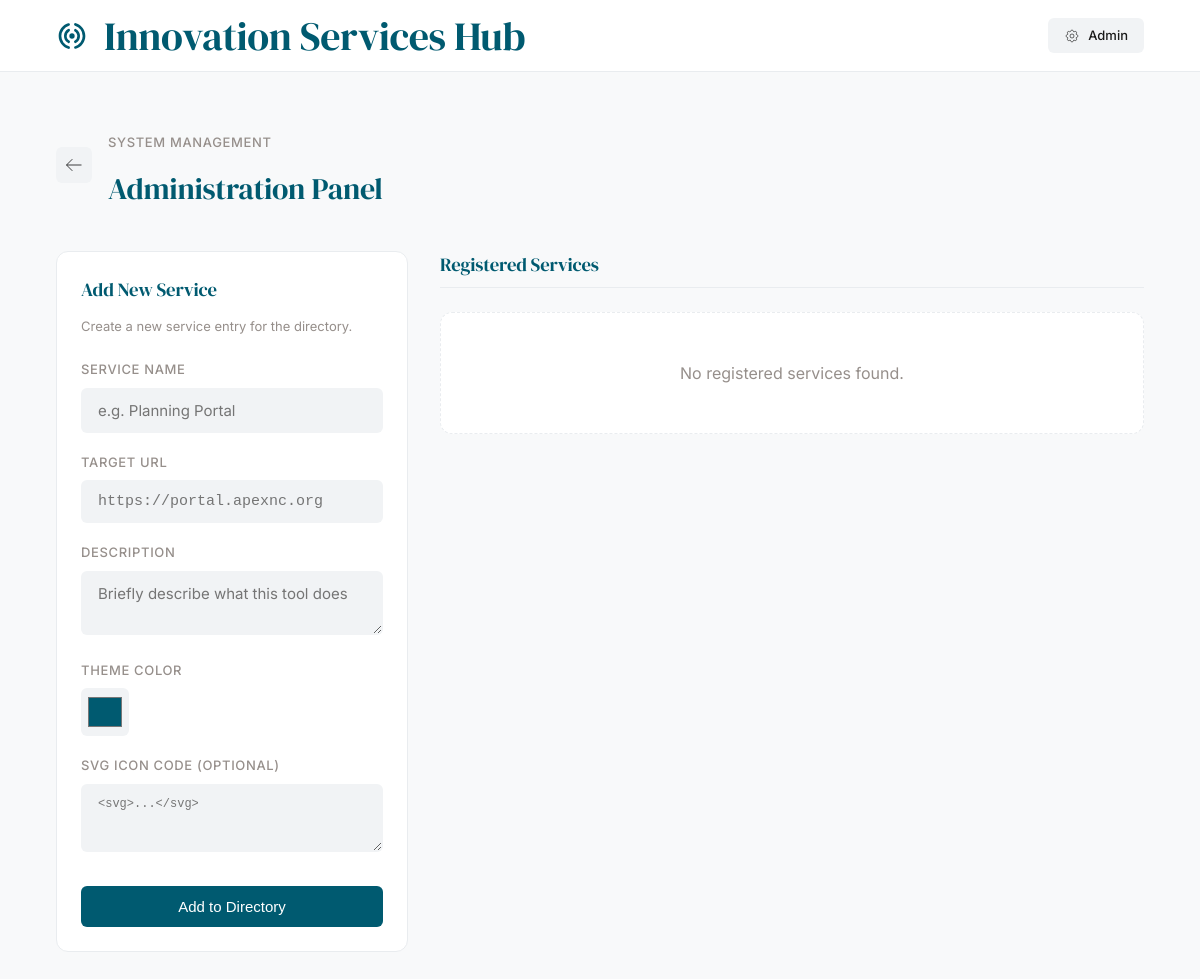
The page /admin on the database as committed earlier.
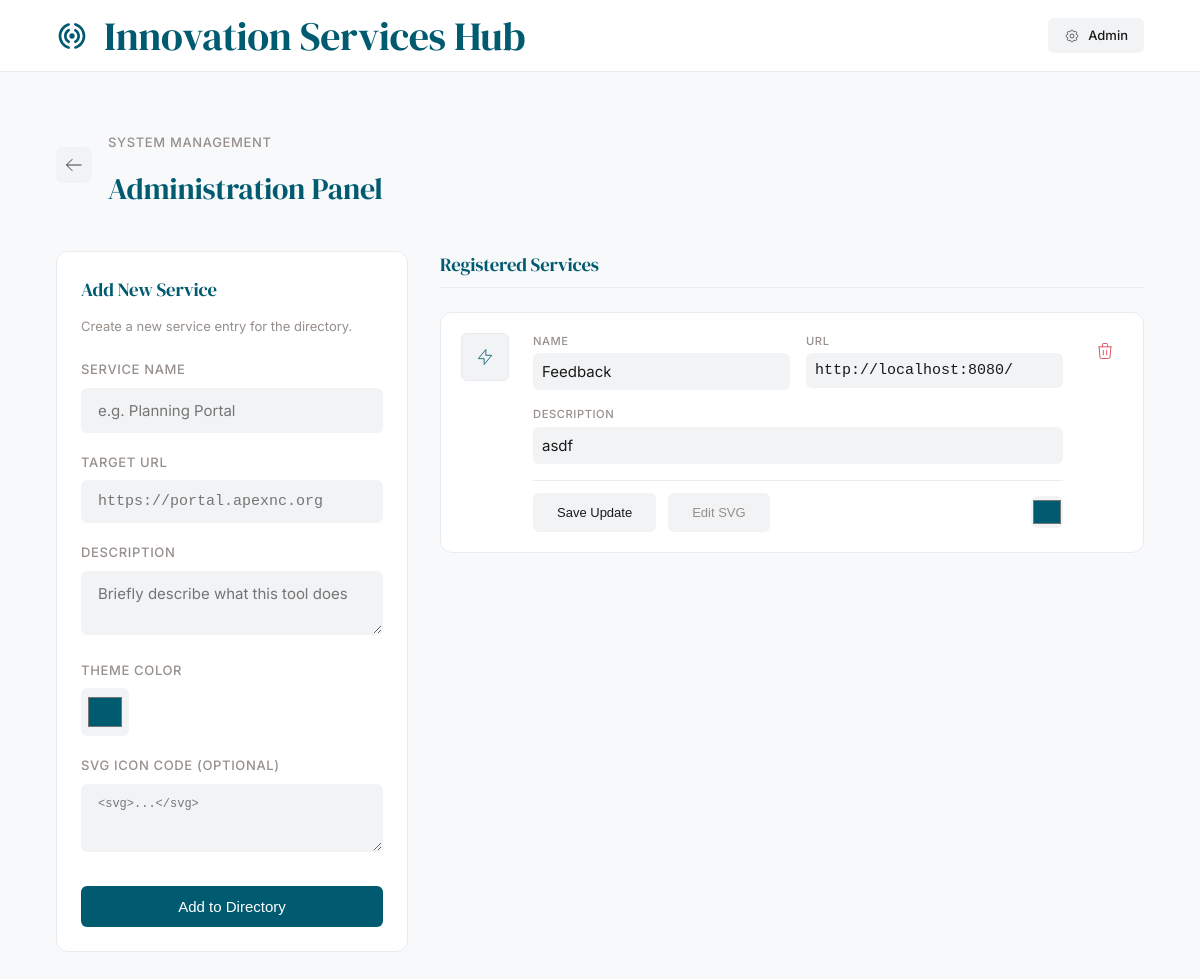
The same page on the database as committed later.
### main.py (models this page shows)
class ServiceLink(Base):
    __tablename__ = "services"
    id = Column(Integer, primary_key=True, index=True)
    name = Column(String, index=True)
    description = Column(String)
    url = Column(String)
    icon_svg = Column(Text)
    color = Column(String)

### main.py (the view)
@app.get("/admin", response_class=HTMLResponse)
async def read_admin(request: Request, db: Session = Depends(get_db)):
    services = db.query(ServiceLink).all()
    return templates.TemplateResponse(request=request, name="admin.html", context={"services": services})

### templates/admin.html (shortened to what the changed rows need)
{% extends "base.html" %}
{% block content %}
<div style="margin-bottom: 2.5rem; display: flex; align-items: center; gap: 1rem;">
    <div>
        <h2 class="title-display mt-1">Administration Panel</h2>
    </div>
</div>
<div style="display: grid; grid-template-columns: 1fr 2fr; gap: 2rem;">
    <section>
        <div style="display: flex; flex-direction: column; gap: 1rem;">
            {% if services %}
            {% for service in services %}
            <div class="card" style="padding: 1.25rem; display: flex; gap: 1.5rem;">
                <div
                    style="width: 3rem; height: 3rem; border-radius: var(--radius-btn); background: var(--bg-inner); flex-shrink: 0; display: flex; align-items: center; justify-content: center; color: {{ service.color }}; border: 1px solid var(--border-line);">
                    {% if service.icon_svg %}
                    {{ service.icon_svg | safe }}
                    {% else %}
                    <svg class="icon" viewBox="0 0 24 24">
                        <path d="M13 10V3L4 14h7v7l9-11h-7z" />
                    </svg>
                    {% endif %}
                </div>
                <div style="flex-grow: 1;">
                    <form action="admin/edit/{{ service.id }}" method="POST"
                        style="display: flex; flex-direction: column; gap: 1rem;">
                        <div style="display: grid; grid-template-columns: 1fr 1fr; gap: 1rem;">
                            <div>
                                <label class="metadata"
                                    style="font-size: 0.7rem; display: block; margin-bottom: 0.25rem;">Name</label>
                                <input type="text" name="name" value="{{ service.name }}" required
                                    style="padding: 0.5rem;">
                            </div>
                            <div>
                                <label class="metadata"
                                    style="font-size: 0.7rem; display: block; margin-bottom: 0.25rem;">URL</label>
                                <input type="text" name="url" value="{{ service.url }}" required
                                    style="padding: 0.5rem; font-family: monospace;">
                            </div>
                        </div>
                        <div>
                            <label class="metadata"
                                style="font-size: 0.7rem; display: block; margin-bottom: 0.25rem;">Description</label>
                            <input type="text" name="description" value="{{ service.description }}"
                                style="padding: 0.5rem;">
                        </div>
                        <div
                            style="display: flex; align-items: center; gap: 0.75rem; padding-top: 0.75rem; border-top: 1px solid var(--border-line);">
                            <button type="submit" class="btn btn-secondary" style="font-size: 0.8125rem;">Save
                                Update</button>
                            <button type="button"
                                onclick="const el = document.getElementById('svg-edit-{{ service.id }}'); el.style.display = el.style.display === 'none' ? 'block' : 'none';"
                                class="btn btn-secondary" style="font-size: 0.8125rem; color: var(--brand-rosy);">Edit
                                SVG</button>
                            <div style="margin-left: auto;">
                                <input type="color" name="color" value="{{ service.color }}"
                                    style="width: 2rem; height: 2rem; padding: 0; border: none; cursor: pointer;">
                            </div>
                        </div>
                    </form>
                </div>
                <div style="flex-shrink: 0;">
                    <form action="admin/delete/{{ service.id }}" method="POST"
                        onsubmit="return confirm('Remove this service from the registry?');">
                        <button type="submit" class="btn"
                            style="background: transparent; color: #dc3545; padding: 0.5rem;">
                            <svg class="icon" viewBox="0 0 24 24">
                                <path
                                    d="M19 7l-.867 12.142A2 2 0 0116.138 21H7.862a2 2 0 01-1.995-1.858L5 7m5 4v6m4-6v6m1-10V4a1 1 0 00-1-1h-4a1 1 0 00-1 1v3M4 7h16" />
                            </svg>
                        </button>
                    </form>
                </div>
            </div>
            {% endfor %}
            {% else %}
            <div class="card"
                style="padding: 3rem; text-align: center; border-style: dashed; color: var(--brand-rosy);">
                No registered services found.
            </div>
            {% endif %}
        </div>
    </section>
</div>
{% endblock %}

Rows that differ between the two databases and show on the page:
added ServiceLink: name "Feedback", url "http://localhost:8080/", description "asdf", color "#005a70"
Other text that changed with them:
text no longer shown: "No registered services found."
